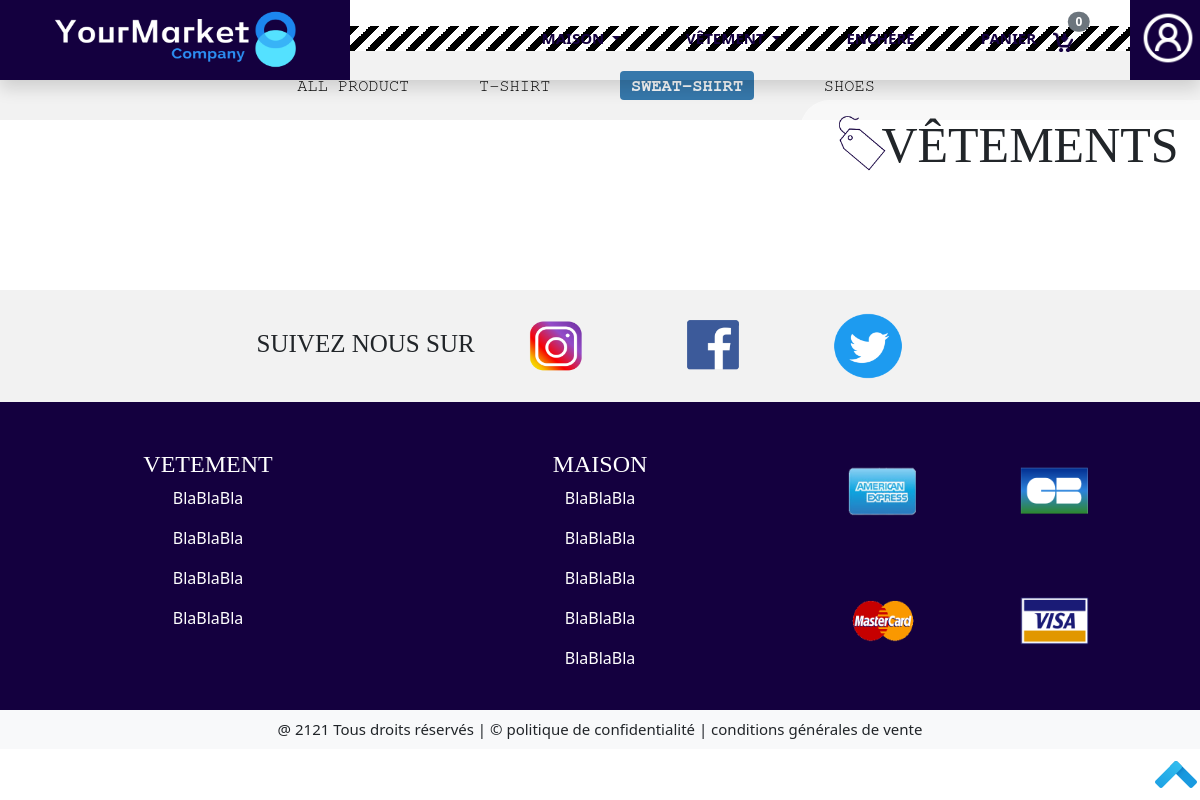
/Front/Acheteur/page-vetements-sweat.php, run on an earlier commit of the app's database.
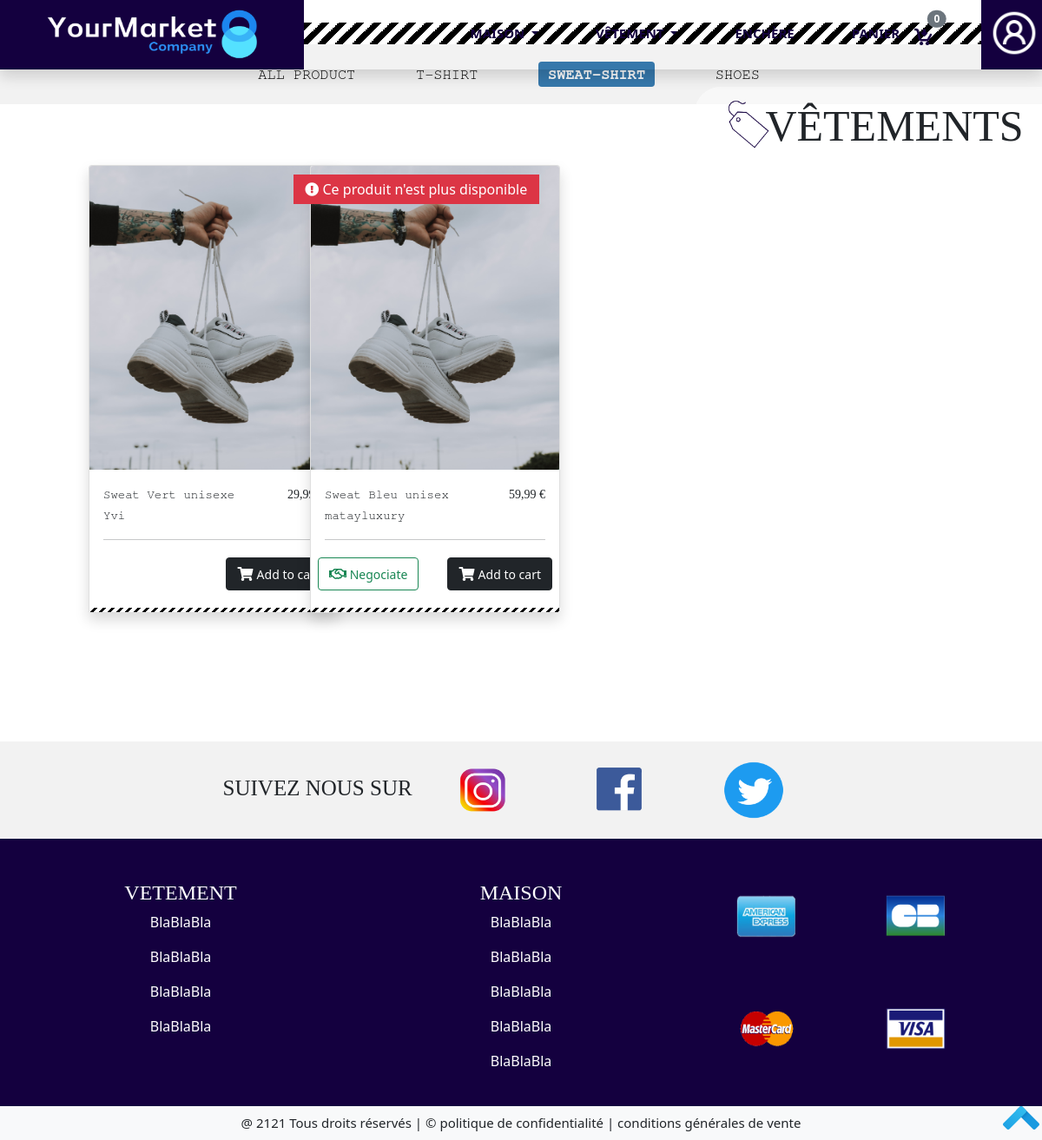
And on a later commit of the database.
### tables this page shows
CREATE TABLE IF NOT EXISTS `item` (
  `id_item` int(11) NOT NULL AUTO_INCREMENT,
  `id_seller` int(11) NOT NULL,
  `price` varchar(15) NOT NULL,
  `name` varchar(20) NOT NULL,
  `category` varchar(255) NOT NULL,
  `subcategory` varchar(255) NOT NULL,
  `quantity` varchar(15) NOT NULL,
  `description` text NOT NULL,
  `photo` varchar(255) NOT NULL,
  `is_bidding` tinyint(4) NOT NULL DEFAULT '0',
  `is_negotiated` tinyint(4) NOT NULL DEFAULT '0',
  `is_buying` tinyint(4) NOT NULL DEFAULT '0',
  PRIMARY KEY (`id_item`),
  KEY `id_item` (`id_item`),
  KEY `id_seller` (`id_seller`)
);

CREATE TABLE IF NOT EXISTS `seller` (
  `id_seller` int(11) NOT NULL AUTO_INCREMENT,
  `brand` varchar(30) NOT NULL,
  `profil_picture` varchar(255) NOT NULL,
  `background` varchar(255) NOT NULL,
  `phone` varchar(255) NOT NULL,
  `email` varchar(255) NOT NULL,
  `passworde` varchar(255) NOT NULL,
  PRIMARY KEY (`id_seller`),
  KEY `id_seller` (`id_seller`)
);

### Front/Acheteur/page-vetements-sweat.php (the view, shortened to what this page needs)
<?php
    require "head.php";
        include("../../Bdd/cnx.php");
        $queryCountItems = mysqli_query($con, "select count(id_item) as total from item where category='Vetement' and subcategory='sweat_shirt'");
        $queryAllItems = mysqli_query($con, "select name, price , brand,subcategory, quantity, description,photo, is_negotiated, is_bidding from item,seller where seller.id_seller=item.id_seller and category='Vetement'and subcategory='sweat_shirt'");
?>
<div class="vetement_general">
    <div class="deco_marque_general position-absolute position-absolute top-0 end-0">
        <img class="img_icon_sale position-absolute top-50 start-0 translate-middle-y" src="../../Image/icon_sale.png" alt="icon_sale">
        <p class="texte_deco_marque_general texte_style text-uppercase position-absolute top-50 start-50 translate-middle">vêtements</p>
    </div>
    <div class="class_separation"></div>
</div>
<div class="vetement_details" id="menuCatVetement">
    <div class="navbar_vetement">
            <ul class="navbar_listeVendeur_details detail_style centrer">
                    <li><a href="page-vetements.php#menuCatVetement" class="text-uppercase">All product</a> </li>
                    <li><a href="page-vetements-tshirt.php#menuCatVetement" class="text-uppercase">T-shirt</a></li>
                    <li><a href="page-vetements-sweat.php#menuCatVetement" class="badge text-uppercase bg_blue1 text-light">Sweat-shirt</a></li>
                    <li><a href="page-vetements-shoes.php#menuCatVetement" class="text-uppercase">Shoes</a></li>
                </ul>
    </div>
</div>
<div class="maison_liste_total row">
    <div class="col-1"></div>
    <div class="col-10">
        <div class="row">
        <?php
        if($row = mysqli_fetch_assoc($queryCountItems)){
            $total = $row['total'];
            for ($i=0; $i<=$total;$i++){
                if($rowAllItems = mysqli_fetch_assoc($queryAllItems)){
                    $nameItems = $rowAllItems['name'];
                    $prixItems = $rowAllItems['price'];
                    $brandItems = $rowAllItems['brand'];
                    $quantityCadre = $rowAllItems['quantity'];
                    $is_negotiated = $rowAllItems['is_negotiated'];
                    ?>
                    <div class="listeVendeur_un_par_un col-3 mb-5">
                        <div class="card shadow cardProduct" style="width: 18rem;" >
                            <img class="img_listeVendeur_logo card-img-top" src="../../Image/chaussure.png" alt="oreiller">
                            <div class="card-body">
                                <div class="row">
                                    <div class="col-md-9">
                                    <div class="detail_style_titre detail_style"><small><?php echo $nameItems ?></small></div>
                                <div class="detail_style_marque detail_style"><small><?php echo $brandItems ?></small></div>
                                    </div>
                                    <div class="col-md-3">
                                        <p href="#" class="detail_style_prix texte_style f_right"><small><?php echo $prixItems ?> €</small> </p>
                                    </div>
                                </div>
                                <hr>
                                <div class="row">
                                    <div class="col-6 p-1 m-0">
                                        <?php if($is_negotiated == 1){ ?>
                                            <button type="button" class="btn btn-outline-success" data-bs-toggle="modal" data-bs-target="#nego_prix_maison"> <i class="far fa-handshake"></i><small> Negociate</small></button>
                                        <?php } ?>
                                    </div>
                                    <div class="col-6  p-1 m-0">
                                        <button type="button" class="btn btn-dark f_right"> <i class="fas fa-shopping-cart"></i>    <small>Add to cart </small></button>
                                    </div>
                            </div>
                            <?php  if($quantityCadre == 0 ){?>
                                    <div class="card-badge bg-danger  pl-5"> &nbsp; <i class="fas fa-exclamation-circle"></i> Ce produit n'est plus disponible &nbsp;</div>
                            <?php }?>
                            </div>
                            <div class="class_separation2 w-100"></div>
                            </div>
                        </div>
            <?php
                }
            }
        }
        ?>
        </div>
    </div>
    <div class="col-1"></div>
</div>
<?php
    include("footer.php");
?>

What changed in the data, as far as the page shows it:
now on this page (row edited): item: name "Sweat Vert unisexe", id_seller.brand "Yvi", price "29,99"
now on this page (row edited): item: name "Sweat Bleu unisex", id_seller.brand "matayluxury", price "59,99", is_negotiated 1 (drawn), quantity "0" (drawn)
